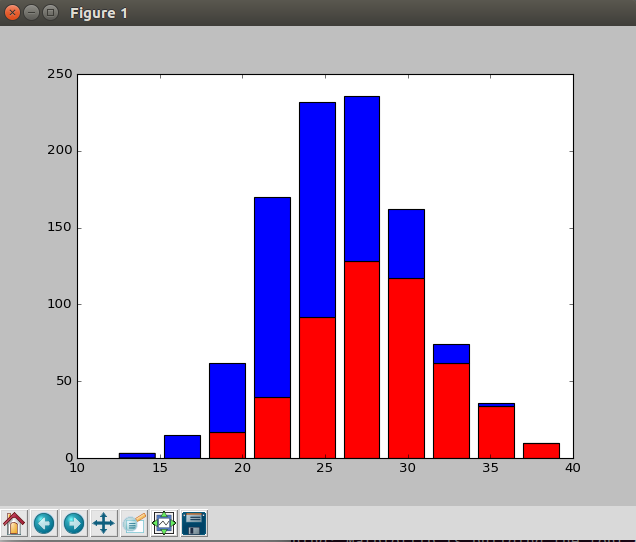

Generate this figure with Python:
import numpy as np
import matplotlib.pyplot as plt

greyhounds = 500
labs = 500

grey_height = 28 + 4 * np.random.randn(greyhounds)
lab_height = 24 + 4 * np.random.randn(labs)

plt.hist([grey_height, lab_height], stacked = True, color = ['r', 'b'])
plt.show()
